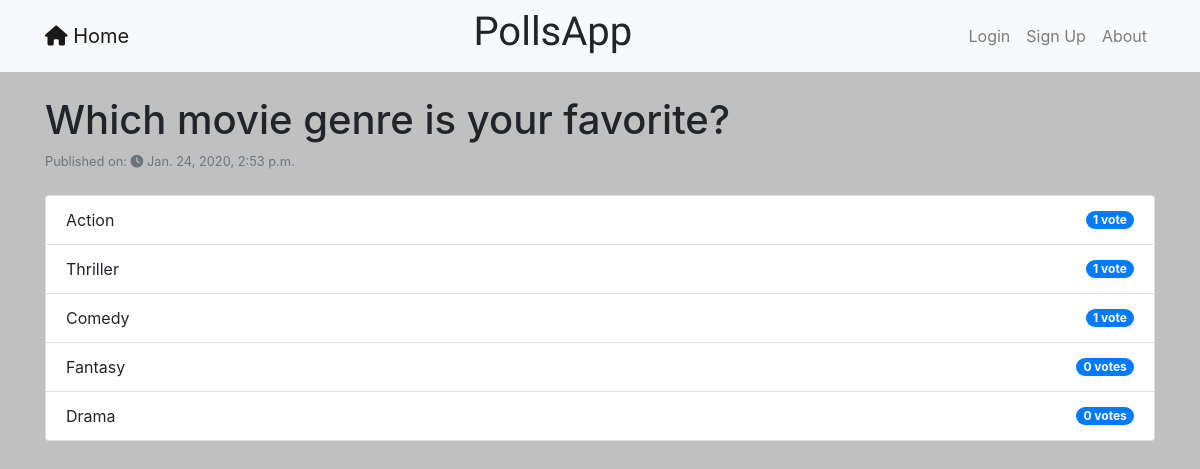
The app's page /polls/7/results/ with its own data.
### polls/models.py (models this page shows, shortened)
class Question(models.Model):
    user = models.ForeignKey(User, on_delete=models.CASCADE)
    question_text = models.CharField(max_length=200)
    pub_date = models.DateTimeField('Date Published',default=timezone.now)
    no_of_choices = models.IntegerField('Number of Choices', default=0)
    voted_by = models.ManyToManyField(User, blank=True, related_name='questions_voted')
    class Meta:
        ordering = ['-pub_date']

class Choice(models.Model):
    question = models.ForeignKey(Question, on_delete=models.CASCADE)
    choice_text = models.CharField(max_length=200)
    votes = models.IntegerField(default=0)
    class Meta:
        ordering = ['-votes']

### polls/views.py (the view)
# urls.py: path('<int:pk>/results/', views.ResultsView.as_view(), name='results'),
class ResultsView(generic.DetailView):
    model = Question
    template_name = 'polls/results.html'

### polls/templates/polls/results.html (shortened to what this page needs)
{% extends "base.html" %}
{% block content %}
<h1>{{ question.question_text }}?</h1>
<small class="form-text text-muted">Published on:
  <i class="fas fa-clock"></i>
  <time>{{question.pub_date}}</time>
</small>
<br>
<ul class="list-group">
{% for choice in question.choice_set.all %}
    <li class="list-group-item justify-content-between align-items-center d-flex">{{ choice.choice_text }}
      <span class="badge badge-primary badge-pill">{{ choice.votes }} vote{{ choice.votes|pluralize }}</span>
    </li>
{% endfor %}
</ul>
<br>
{% endblock %}

### static/css/main.css (style rules this page uses)
body { background-color: #C0C0C0; }

### records on screen
Question: question_text "Which movie genre is your favorite", pub_date "Jan. 24, 2020, 2:53 p.m."
Choice: choice_text "Action", votes "1"
Choice: choice_text "Thriller", votes "1"
Choice: choice_text "Comedy", votes "1"
Choice: choice_text "Fantasy", votes "0"
Choice: choice_text "Drama", votes "0"
